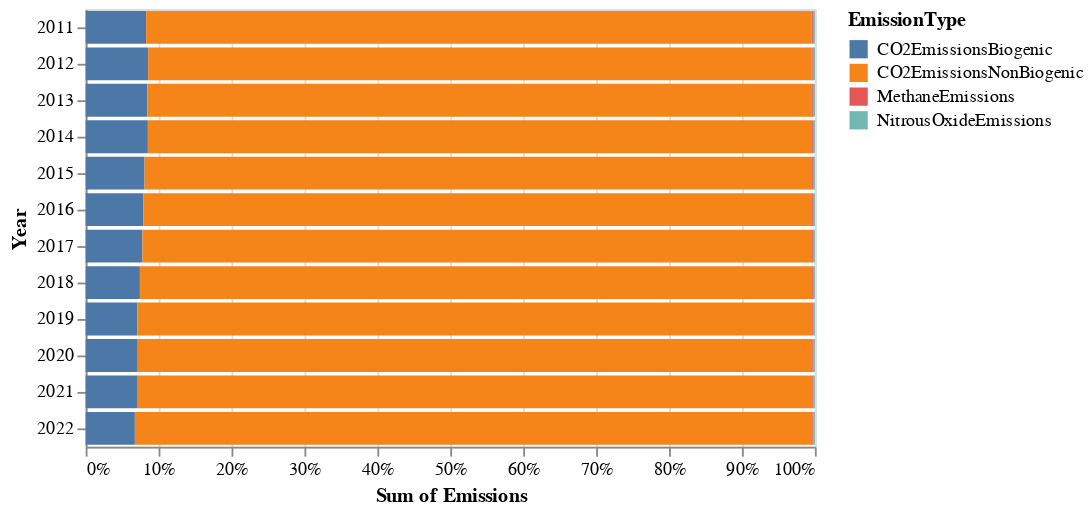

Notebook code cell kept with this figure:
### Code cell
alt.Chart(UnitEmissionsByYear).mark_bar().encode(
    x = alt.X('sum(Emissions)', stack = 'normalize'),
    y = 'Year:O',
    color = 'EmissionType:N'
)

### Figure 1 — Vega-Lite specification as saved in the notebook (floating-point values rounded to 4 significant figures)
{"config": {"view": {"continuousWidth": 400, "continuousHeight": 300}}, "data": {"name": "data-14fba54733911c25e08b94713c83309d"}, "mark": "bar", "encoding": {"color": {"field": "EmissionType", "type": "nominal"}, "x": {"aggregate": "sum", "field": "Emissions", "stack": "normalize", "type": "quantitative"}, "y": {"field": "Year", "type": "ordinal"}}, "$schema": "https://vega.github.io/schema/vega-lite/v4.17.0.json", "datasets": {"data-14fba54733911c25e08b94713c83309d": [{"Year": 2011, "EmissionType": "CO2EmissionsBiogenic", "FacilityId": 1004000.0, "Emissions": 2784.0}, {"Year": 2011, "EmissionType": "CO2EmissionsNonBiogenic", "FacilityId": 1004000.0, "Emissions": 30650.0}, {"Year": 2011, "EmissionType": "MethaneEmissions", "FacilityId": 1004000.0, "Emissions": 52.08}, {"Year": 2011, "EmissionType": "NitrousOxideEmissions", "FacilityId": 1004000.0, "Emissions": 91.45}, {"Year": 2012, "EmissionType": "CO2EmissionsBiogenic", "FacilityId": 1004000.0, "Emissions": 2784.0}, {"Year": 2012, "EmissionType": "CO2EmissionsNonBiogenic", "FacilityId": 1004000.0, "Emissions": 29560.0}, {"Year": 2012, "EmissionType": "MethaneEmissions", "FacilityId": 1004000.0, "Emissions": 51.39}, {"Year": 2012, "EmissionType": "NitrousOxideEmissions", "FacilityId": 1004000.0, "Emissions": 90.81}, {"Year": 2013, "EmissionType": "CO2EmissionsBiogenic", "FacilityId": 1004000.0, "Emissions": 2767.0}, {"Year": 2013, "EmissionType": "CO2EmissionsNonBiogenic", "FacilityId": 1004000.0, "Emissions": 29740.0}, {"Year": 2013, "EmissionType": "MethaneEmissions", "FacilityId": 1004000.0, "Emissions": 42.21}, {"Year": 2013, "EmissionType": "NitrousOxideEmissions", "FacilityId": 1004000.0, "Emissions": 90.0}, {"Year": 2014, "EmissionType": "CO2EmissionsBiogenic", "FacilityId": 1004000.0, "Emissions": 2882.0}, {"Year": 2014, "EmissionType": "CO2EmissionsNonBiogenic", "FacilityId": 1004000.0, "Emissions": 30780.0}, {"Year": 2014, "EmissionType": "MethaneEmissions", "FacilityId": 1004000.0, "Emissions": 40.62}, {"Year": 2014, "EmissionType": "NitrousOxideEmissions", "FacilityId": 1004000.0, "Emissions": 91.53}, {"Year": 2015, "EmissionType": "CO2EmissionsBiogenic", "FacilityId": 1004000.0, "Emissions": 2766.0}, {"Year": 2015, "EmissionType": "CO2EmissionsNonBiogenic", "FacilityId": 1004000.0, "Emissions": 31360.0}, {"Year": 2015, "EmissionType": "MethaneEmissions", "FacilityId": 1004000.0, "Emissions": 40.38}, {"Year": 2015, "EmissionType": "NitrousOxideEmissions", "FacilityId": 1004000.0, "Emissions": 90.37}, {"Year": 2016, "EmissionType": "CO2EmissionsBiogenic", "FacilityId": 1004000.0, "Emissions": 2713.0}, {"Year": 2016, "EmissionType": "CO2EmissionsNonBiogenic", "FacilityId": 1004000.0, "Emissions": 31390.0}, {"Year": 2016, "EmissionType": "MethaneEmissions", "FacilityId": 1004000.0, "Emissions": 41.04}, {"Year": 2016, "EmissionType": "NitrousOxideEmissions", "FacilityId": 1004000.0, "Emissions": 91.34}, {"Year": 2017, "EmissionType": "CO2EmissionsBiogenic", "FacilityId": 1004000.0, "Emissions": 2704.0}, {"Year": 2017, "EmissionType": "CO2EmissionsNonBiogenic", "FacilityId": 1004000.0, "Emissions": 31930.0}, {"Year": 2017, "EmissionType": "MethaneEmissions", "FacilityId": 1004000.0, "Emissions": 41.36}, {"Year": 2017, "EmissionType": "NitrousOxideEmissions", "FacilityId": 1004000.0, "Emissions": 91.89}, {"Year": 2018, "EmissionType": "CO2EmissionsBiogenic", "FacilityId": 1004000.0, "Emissions": 2720.0}, {"Year": 2018, "EmissionType": "CO2EmissionsNonBiogenic", "FacilityId": 1004000.0, "Emissions": 33730.0}, {"Year": 2018, "EmissionType": "MethaneEmissions", "FacilityId": 1004000.0, "Emissions": 42.68}, {"Year": 2018, "EmissionType": "NitrousOxideEmissions", "FacilityId": 1004000.0, "Emissions": 94.61}, {"Year": 2019, "EmissionType": "CO2EmissionsBiogenic", "FacilityId": 1004000.0, "Emissions": 2619.0}, {"Year": 2019, "EmissionType": "CO2EmissionsNonBiogenic", "FacilityId": 1004000.0, "Emissions": 34220.0}, {"Year": 2019, "EmissionType": "MethaneEmissions", "FacilityId": 1004000.0, "Emissions": 42.5}, {"Year": 2019, "EmissionType": "NitrousOxideEmissions", "FacilityId": 1004000.0, "Emissions": 92.99}, {"Year": 2020, "EmissionType": "CO2EmissionsBiogenic", "FacilityId": 1004000.0, "Emissions": 2509.0}, {"Year": 2020, "EmissionType": "CO2EmissionsNonBiogenic", "FacilityId": 1004000.0, "Emissions": 32510.0}, {"Year": 2020, "EmissionType": "MethaneEmissions", "FacilityId": 1004000.0, "Emissions": 40.3}, {"Year": 2020, "EmissionType": "NitrousOxideEmissions", "FacilityId": 1004000.0, "Emissions": 87.51}, {"Year": 2021, "EmissionType": "CO2EmissionsBiogenic", "FacilityId": 1004000.0, "Emissions": 2563.0}, {"Year": 2021, "EmissionType": "CO2EmissionsNonBiogenic", "FacilityId": 1004000.0, "Emissions": 33710.0}, {"Year": 2021, "EmissionType": "MethaneEmissions", "FacilityId": 1004000.0, "Emissions": 40.76}, {"Year": 2021, "EmissionType": "NitrousOxideEmissions", "FacilityId": 1004000.0, "Emissions": 89.32}, {"Year": 2022, "EmissionType": "CO2EmissionsBiogenic", "FacilityId": 1004000.0, "Emissions": 2440.0}, {"Year": 2022, "EmissionType": "CO2EmissionsNonBiogenic", "FacilityId": 1004000.0, "Emissions": 33610.0}, {"Year": 2022, "EmissionType": "MethaneEmissions", "FacilityId": 1004000.0, "Emissions": 40.57}, {"Year": 2022, "EmissionType": "NitrousOxideEmissions", "FacilityId": 1004000.0, "Emissions": 88.48}]}}
